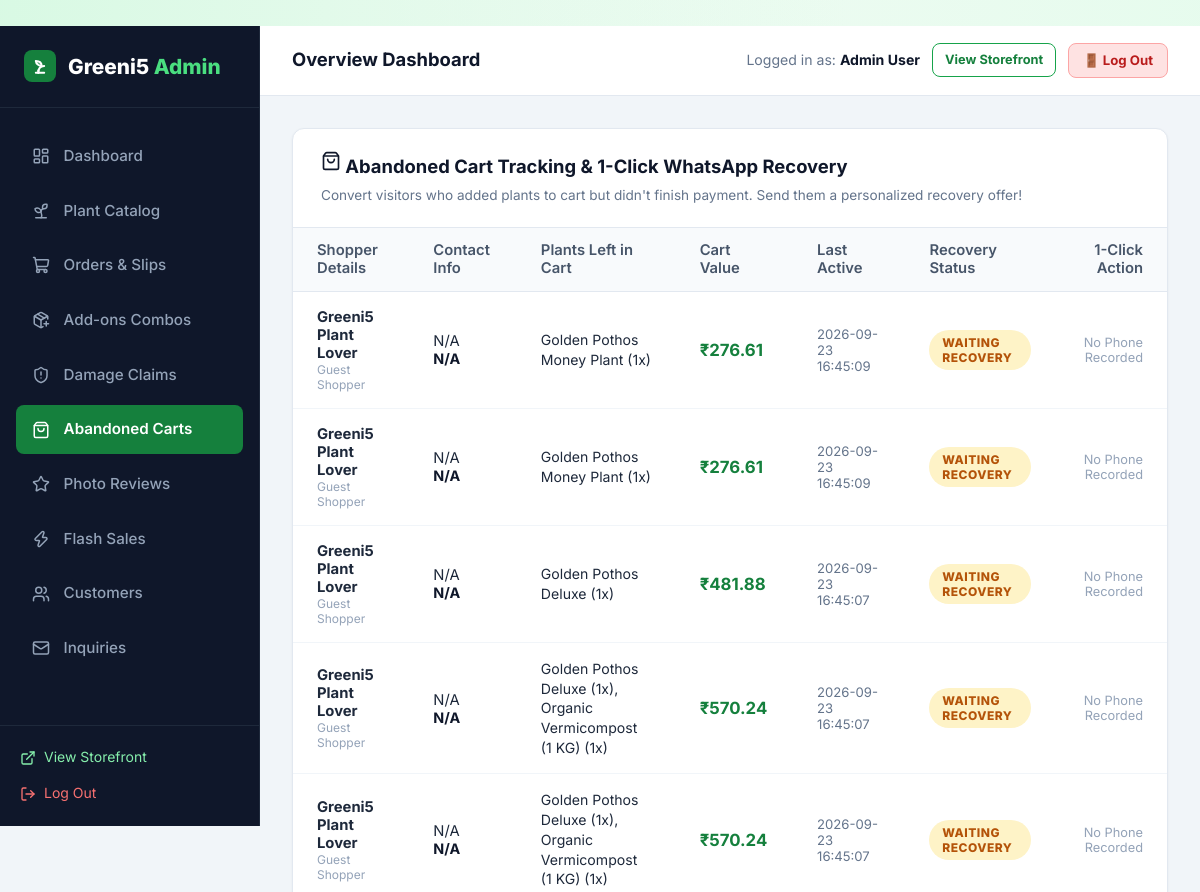
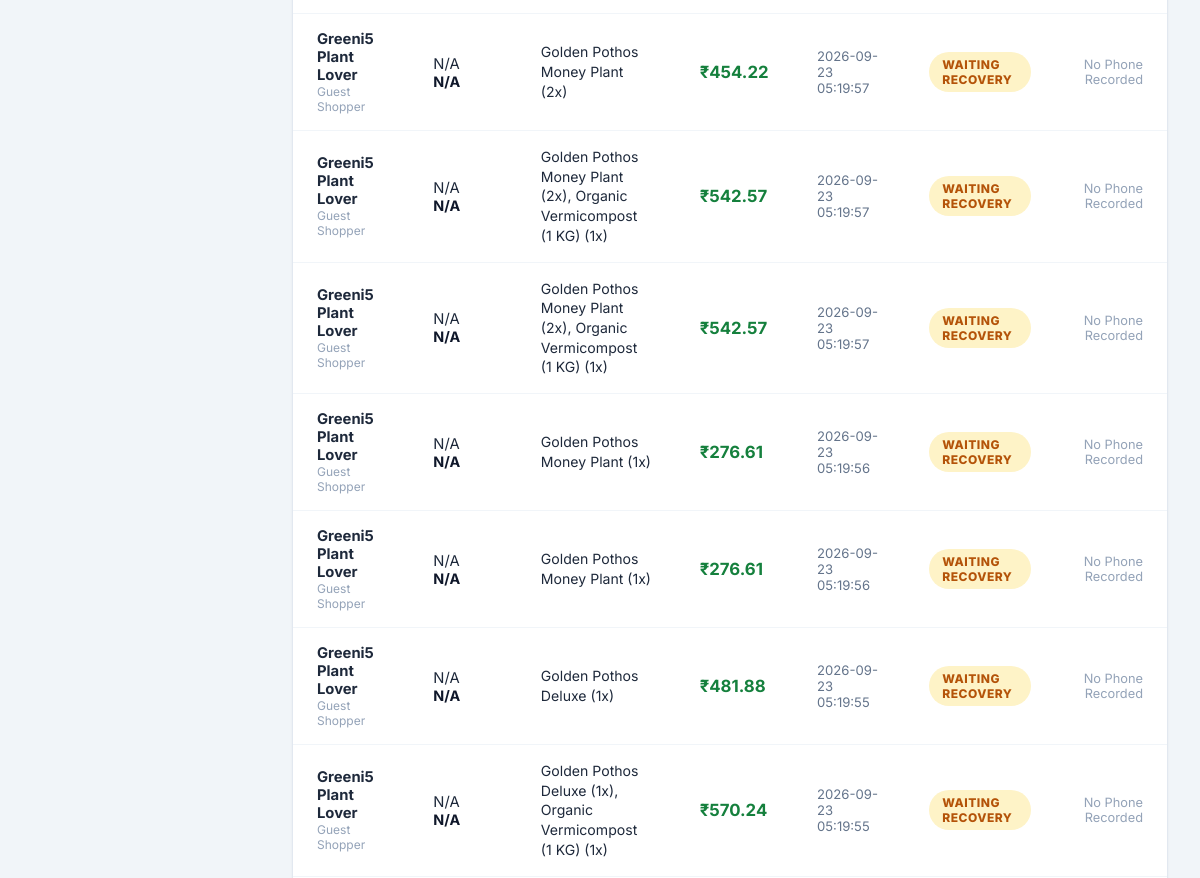
/admin/abandoned-carts (signed in, upper part), run on an earlier commit of the app's database (2 pictures, top to bottom).
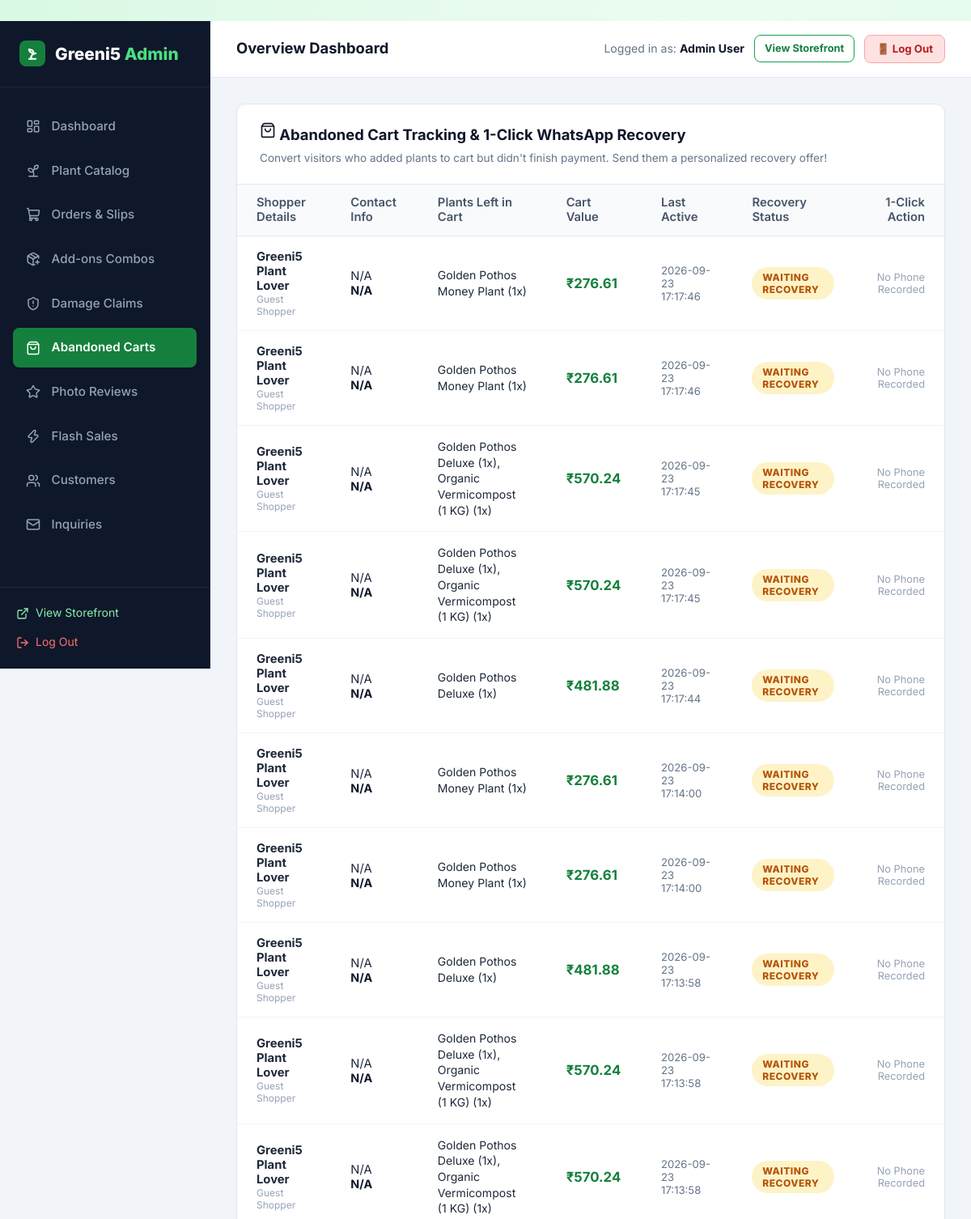
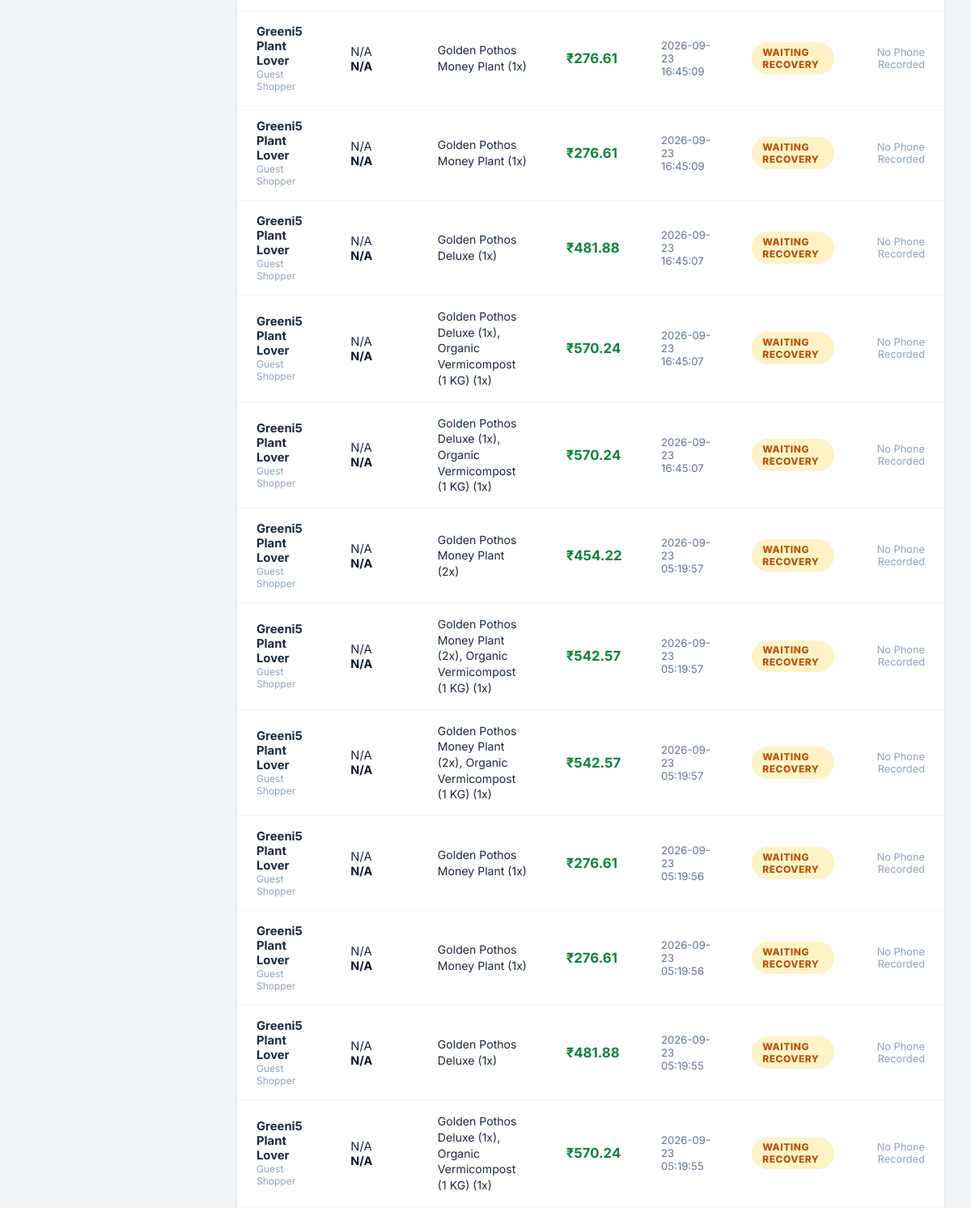
And on a later commit of the database (2 pictures, top to bottom).
### tables this page shows
CREATE TABLE users (
    id INTEGER PRIMARY KEY AUTOINCREMENT,
    name TEXT NOT NULL,
    email TEXT UNIQUE NOT NULL,
    password_hash TEXT NOT NULL,
    role TEXT NOT NULL DEFAULT 'customer',
    phone TEXT,
    created_at TIMESTAMP DEFAULT CURRENT_TIMESTAMP
);

CREATE TABLE abandoned_carts (
        id INTEGER PRIMARY KEY AUTOINCREMENT,
        user_id INTEGER,
        customer_name TEXT,
        email TEXT,
        phone TEXT,
        cart_items_json TEXT NOT NULL,
        total_amount REAL NOT NULL,
        recovered INTEGER DEFAULT 0,
        created_at TIMESTAMP DEFAULT CURRENT_TIMESTAMP,
        updated_at TIMESTAMP DEFAULT CURRENT_TIMESTAMP,
        FOREIGN KEY (user_id) REFERENCES users(id) ON DELETE SET NULL
    );

### app.py (the view)
@app.route('/admin/abandoned-carts')
@admin_required
def admin_abandoned_carts():
    carts_raw = query_db('SELECT * FROM abandoned_carts ORDER BY updated_at DESC')
    carts = []
    for c in carts_raw:
        item_list = []
        try:
            items = json.loads(c['cart_items_json'])
            if isinstance(items, list):
                item_list = [f"{it.get('name', 'Plant')} ({it.get('qty', 1)}x)" for it in items]
            else:
                item_list = [str(c['cart_items_json'])]
        except Exception:
            item_list = [str(c['cart_items_json'])]
        carts.append({
            'id': c['id'],
            'user_id': c['user_id'],
            'customer_name': c['customer_name'],
            'email': c['email'],
            'phone': c['phone'],
            'items_summary': ", ".join(item_list),
            'total_amount': c['total_amount'],
            'recovered': c['recovered'],
            'updated_at': c['updated_at']
        })
    return render_template('admin/abandoned_carts.html', carts=carts)

### app.py (called while the page is built)
@app.template_filter('currency')
def currency_filter(amount):
    try:
        val = float(amount)
        return f"₹{val:,.2f}".rstrip('0').rstrip('.') if val % 1 == 0 else f"₹{val:,.2f}"
    except (ValueError, TypeError):
        return f"₹{amount}"

def admin_required(f):
    @wraps(f)
    def decorated_function(*args, **kwargs):
        if 'user_id' not in session:
            flash('Admin authentication required.', 'warning')
            return redirect(url_for('login', next=request.url))
        user = query_db('SELECT role FROM users WHERE id = ?', (session['user_id'],), one=True)
        if not user or user['role'] != 'admin':
            flash('Access denied. Administrator privileges required.', 'danger')
            return redirect(url_for('index'))
        return f(*args, **kwargs)
    return decorated_function

### database.py (called while the page is built)
def get_db():
    db = getattr(g, '_database', None)
    if db is None:
        db = g._database = sqlite3.connect(DATABASE)
        db.row_factory = sqlite3.Row
        db.execute('PRAGMA foreign_keys = ON;')
    return db

def query_db(query, args=(), one=False):
    cur = get_db().execute(query, args)
    rv = cur.fetchall()
    cur.close()
    return (rv[0] if rv else None) if one else rv

### templates/admin/abandoned_carts.html (shortened to what this page needs)
﻿{% extends "admin/base_admin.html" %}
{% block admin_content %}
<div class="admin-card">
  <div class="admin-card-header" style="flex-wrap: wrap; gap: 1rem;">
    <div>
      <h3 class="admin-card-title"><i data-lucide="shopping-bag" style="width: 20px;"></i> Abandoned Cart Tracking & 1-Click WhatsApp Recovery</h3>
      <p style="font-size: 0.85rem; color: #64748b; margin-top: 4px;">Convert visitors who added plants to cart but didn't finish payment. Send them a personalized recovery offer!</p>
    </div>
  </div>
  <div class="table-responsive">
    <table class="admin-table">
      <thead>
        <tr>
          <th>Shopper Details</th>
          <th>Contact Info</th>
          <th>Plants Left in Cart</th>
          <th>Cart Value</th>
          <th>Last Active</th>
          <th>Recovery Status</th>
          <th style="text-align: right;">1-Click Action</th>
        </tr>
      </thead>
      <tbody>
        {% for cart in carts %}
        <tr>
          <td>
            <strong>{{ cart.customer_name or 'Greeni5 Plant Lover' }}</strong>
            {% if cart.user_id %}
              <div style="font-size: 0.75rem; color: #16a34a; font-weight: 600;">Registered Customer</div>
            {% else %}
              <div style="font-size: 0.75rem; color: #94a3b8;">Guest Shopper</div>
            {% endif %}
          </td>
          <td>
            <div>{{ cart.email or 'N/A' }}</div>
            <div style="font-weight: 700; color: #0f172a; font-size: 0.9rem;">{{ cart.phone or 'N/A' }}</div>
          </td>
          <td>
            <div style="font-size: 0.88rem; max-width: 250px; line-height: 1.4;">
              {{ cart.items_summary }}
            </div>
          </td>
          <td>
            <strong style="color: #15803d; font-size: 1.05rem;">{{ cart.total_amount | currency }}</strong>
          </td>
          <td style="font-size: 0.82rem; color: #64748b;">
            {{ cart.updated_at }}
          </td>
          <td>
            {% if cart.recovered %}
              <span class="badge badge-accepted">Converted Order!</span>
            {% else %}
              <span class="badge badge-pending">Waiting Recovery</span>
            {% endif %}
          </td>
          <td style="text-align: right;">
            {% if cart.phone and not cart.recovered %}
              {% set wa_phone = cart.phone | replace(' ', '') | replace('-', '') | replace('+', '') %}
              {% if not wa_phone.startswith('91') and wa_phone|length == 10 %}
                {% set wa_phone = '91' ~ wa_phone %}
              {% endif %}
              {% set msg = 'Hello ' ~ (cart.customer_name or 'Friend') ~ '! 🌿 We noticed you left some lovely plants in your Greeni5 nursery cart. Complete your order today and get 5% OFF using code GREEN5! Click here to complete: http://127.0.0.1:5000/cart' %}
              <a href="https://wa.me/{{ wa_phone }}?text={{ msg | urlencode }}" target="_blank" class="btn btn-sm" style="background: #22c55e; color: white; text-decoration: none; display: inline-flex; align-items: center; gap: 4px; padding: 6px 12px; border-radius: 6px; font-weight: 600;">
                <i data-lucide="message-circle" style="width: 14px;"></i> WhatsApp 5% Offer
              </a>
            {% elif cart.recovered %}
              <span style="color: #15803d; font-size: 0.85rem; font-weight: 700;">&#10004; Purchased</span>
            {% else %}
              <span style="color: #94a3b8; font-size: 0.8rem;">No Phone Recorded</span>
            {% endif %}
          </td>
        </tr>
        {% endfor %}
      </tbody>
    </table>
  </div>
</div>
{% endblock %}

### templates/admin/base_admin.html (shortened to what this page needs)
<!DOCTYPE html>
<html lang="en">
<head>
  <link rel="stylesheet" href="{{ url_for('static', filename='css/style.css') }}">
  <link rel="stylesheet" href="{{ url_for('static', filename='css/admin.css') }}">
</head>
<body>
<div class="admin-layout">
  <aside class="admin-sidebar">
    <div class="admin-brand">
      <div class="leaf-icon" style="width: 32px; height: 32px; background: #15803d; border-radius: 8px; display: flex; align-items: center; justify-content: center; color: white;">
        <svg width="20" height="20" viewBox="0 0 24 24" fill="none" stroke="#ffffff" stroke-width="2.4" stroke-linecap="round" stroke-linejoin="round">
          <path d="M7 20h10"/>
          <path d="M10 20c0-4.4 2-8 7-8"/>
          <path d="M14 12c-3.5 0-6.5-2.5-7-6 4 0 7 2 7 6Z" fill="rgba(255,255,255,0.25)"/>
          <path d="M10 20v-3"/>
        </svg>
      </div>
      <div>Greeni5 <span>Admin</span></div>
    </div>
    <ul class="admin-nav">
      <li>
        <a href="{{ url_for('admin_dashboard') }}" class="{{ 'active' if request.endpoint == 'admin_dashboard' else '' }}">
          <i data-lucide="layout-dashboard" style="width: 18px;"></i> Dashboard
        </a>
      </li>
      <li>
        <a href="{{ url_for('admin_plants') }}" class="{{ 'active' if request.endpoint in ['admin_plants', 'admin_plant_add', 'admin_plant_edit'] else '' }}">
          <i data-lucide="sprout" style="width: 18px;"></i> Plant Catalog
        </a>
      </li>
      <li>
        <a href="{{ url_for('admin_orders') }}" class="{{ 'active' if request.endpoint == 'admin_orders' else '' }}">
          <i data-lucide="shopping-cart" style="width: 18px;"></i> Orders & Slips
        </a>
      </li>
      <li>
        <a href="{{ url_for('admin_addons') }}" class="{{ 'active' if request.endpoint == 'admin_addons' else '' }}">
          <i data-lucide="package-plus" style="width: 18px;"></i> Add-ons Combos
        </a>
      </li>
      <li>
        <a href="{{ url_for('admin_replacements') }}" class="{{ 'active' if request.endpoint == 'admin_replacements' else '' }}">
          <i data-lucide="shield-alert" style="width: 18px;"></i> Damage Claims
        </a>
      </li>
      <li>
        <a href="{{ url_for('admin_abandoned_carts') }}" class="{{ 'active' if request.endpoint == 'admin_abandoned_carts' else '' }}">
          <i data-lucide="shopping-bag" style="width: 18px;"></i> Abandoned Carts
        </a>
      </li>
      <li>
        <a href="{{ url_for('admin_reviews') }}" class="{{ 'active' if request.endpoint == 'admin_reviews' else '' }}">
          <i data-lucide="star" style="width: 18px;"></i> Photo Reviews
        </a>
      </li>
      <li>
        <a href="{{ url_for('admin_promotions') }}" class="{{ 'active' if request.endpoint == 'admin_promotions' else '' }}">
          <i data-lucide="zap" style="width: 18px;"></i> Flash Sales
        </a>
      </li>
      <li>
        <a href="{{ url_for('admin_customers') }}" class="{{ 'active' if request.endpoint == 'admin_customers' else '' }}">
          <i data-lucide="users" style="width: 18px;"></i> Customers
        </a>
      </li>
      <li>
        <a href="{{ url_for('admin_messages') }}" class="{{ 'active' if request.endpoint == 'admin_messages' else '' }}">
          <i data-lucide="mail" style="width: 18px;"></i> Inquiries
        </a>
      </li>
    </ul>
    <div class="admin-sidebar-footer">
      <a href="{{ url_for('index') }}" style="display: flex; align-items: center; gap: 0.5rem; color: #86efac; font-size: 0.875rem; margin-bottom: 0.75rem;">
        <i data-lucide="external-link" style="width: 16px;"></i> View Storefront
      </a>
      <a href="{{ url_for('logout') }}" style="display: flex; align-items: center; gap: 0.5rem; color: #f87171; font-size: 0.875rem;">
        <i data-lucide="log-out" style="width: 16px;"></i> Log Out
      </a>
    </div>
  </aside>
  <div class="admin-main">
    <header class="admin-topbar">
      <div style="font-weight: 700; font-size: 1.15rem; color: #0f172a;">
        {% block page_title %}Overview Dashboard{% endblock %}
      </div>
      <div style="display: flex; align-items: center; gap: 0.75rem;">
        <span style="font-size: 0.88rem; color: #64748b;">Logged in as: <strong style="color: #0f172a;">{{ current_user.name }}</strong></span>
        <a href="{{ url_for('index') }}" class="btn btn-outline btn-sm" style="font-size: 0.8rem; padding: 6px 12px; border-radius: 8px;">
          View Storefront
        </a>
        <a href="{{ url_for('logout') }}" class="btn btn-sm" style="background: #fee2e2; color: #b91c1c; border: 1.5px solid #fca5a5; font-size: 0.825rem; padding: 6px 14px; border-radius: 8px; font-weight: 700; text-decoration: none;">
          🚪 Log Out
        </a>
      </div>
    </header>
    <main class="admin-content">
      {% block admin_content %}{% endblock %}
    </main>
  </div>
</div>
</body>
</html>

### static/css/style.css (style rules this page uses)
:root { --primary: #16a34a; --primary-hover: #15803d; --primary-glow: rgba(34, 197, 94, 0.4); --primary-light: rgba(220, 252, 231, 0.7); --primary-border: rgba(187, 247, 208, 0.8); --accent: #f59e0b; --text-main: #0e331c; --text-muted: #3d5e49; --text-light: #73947f; --glass-bg: rgba(255, 255, 255, 0.75); --glass-bg-hover: rgba(255, 255, 255, 0.9); --glass-bg-subtle: rgba(240, 253, 244, 0.65); --glass-border: rgba(255, 255, 255, 0.85); --glass-border-green: rgba(134, 239, 172, 0.5); --glass-shadow: 0 10px 30px 0 rgba(22, 101, 52, 0.07), inset 0 1px 1px 0 rgba(255, 255, 255, 0.9); --glass-shadow-hover: 0 18px 40px 0 rgba(22, 163, 74, 0.16), inset 0 1px 2px 0 rgba(255, 255, 255, 1); --glass-blur: blur(16px); --radius-sm: 10px; --radius: 16px; --radius-lg: 24px; --radius-full: 9999px; --transition: all 0.3s cubic-bezier(0.16, 1, 0.3, 1); }
*, *::before, *::after { box-sizing: border-box; margin: 0; padding: 0; }
body { font-family: 'Inter', system-ui, -apple-system, BlinkMacSystemFont, "Segoe UI", Roboto, sans-serif; background-color: #f1fbf4; background-image: radial-gradient(at 0% 0%, rgba(187, 247, 208, 0.45) 0px, transparent 50%), radial-gradient(at 100% 0%, rgba(220, 252, 231, 0.5) 0px, transparent 50%), radial-gradient(at 50% 50%, rgba(240, 253, 244, 0.6) 0px, transparent 60%), radial-gradient(at 100% 100%, rgba(187, 247, 208, 0.4) 0px, transparent 50%); background-attachment: fixed; color: var(--text-main); line-height: 1.6; min-height: 100vh; display: flex; flex-direction: column; }
a { color: inherit; text-decoration: none; transition: var(--transition); }
.btn { display: inline-flex; align-items: center; justify-content: center; gap: 0.5rem; padding: 0.72rem 1.6rem; border-radius: var(--radius-full); font-weight: 700; font-size: 0.95rem; border: 1px solid transparent; cursor: pointer; position: relative; overflow: hidden; transition: var(--transition); }
.btn-outline { background: rgba(255, 255, 255, 0.7); backdrop-filter: blur(8px); border: 1.5px solid var(--primary); color: #15803d; box-shadow: var(--shadow-sm); }
.btn-sm { padding: 0.45rem 1.05rem; font-size: 0.85rem; }
.badge { display: inline-flex; align-items: center; gap: 0.25rem; padding: 0.3rem 0.8rem; border-radius: var(--radius-full); font-size: 0.75rem; font-weight: 800; text-transform: uppercase; letter-spacing: 0.5px; backdrop-filter: blur(8px); }
.badge-pending { background: #fef3c7; color: #b45309; }

### static/css/admin.css (style rules this page uses)
.admin-sidebar { background: #0f172a; color: #f8fafc; display: flex; flex-direction: column; position: sticky; top: 0; height: 100vh; border-right: 1px solid #1e293b; }
.admin-brand { padding: 1.5rem; display: flex; align-items: center; gap: 0.75rem; font-size: 1.3rem; font-weight: 800; color: #ffffff; border-bottom: 1px solid #1e293b; }
.admin-brand span { color: #4ade80; }
.admin-nav { padding: 1.5rem 1rem; flex: 1; list-style: none; display: flex; flex-direction: column; gap: 0.4rem; }
.admin-nav a { display: flex; align-items: center; gap: 0.85rem; padding: 0.75rem 1rem; border-radius: 8px; color: #94a3b8; font-size: 0.95rem; font-weight: 500; transition: all 0.2s; }
.admin-nav a:hover, .admin-nav a.active { background: #1e293b; color: #ffffff; }
.admin-nav a.active { background: #15803d; color: #ffffff; font-weight: 600; }
.admin-sidebar-footer { padding: 1.25rem; border-top: 1px solid #1e293b; }
.admin-main { display: flex; flex-direction: column; min-width: 0; }
.admin-topbar { background: #ffffff; height: 70px; border-bottom: 1px solid #e2e8f0; display: flex; align-items: center; justify-content: space-between; padding: 0 2rem; position: sticky; top: 0; z-index: 50; }
.admin-content { padding: 2rem; flex: 1; }
.admin-card { background: #ffffff; border: 1px solid #e2e8f0; border-radius: 12px; overflow: hidden; box-shadow: 0 1px 3px rgba(0,0,0,0.05); margin-bottom: 2rem; }
.admin-card-header { padding: 1.25rem 1.75rem; border-bottom: 1px solid #e2e8f0; display: flex; align-items: center; justify-content: space-between; }
.admin-card-header h3 { font-size: 1.15rem; font-weight: 700; color: #0f172a; }
.table-responsive { width: 100%; overflow-x: auto; }
.admin-table { width: 100%; border-collapse: collapse; text-align: left; font-size: 0.925rem; }
.admin-table th { background: #f8fafc; padding: 0.85rem 1.5rem; font-weight: 600; color: #475569; border-bottom: 1px solid #e2e8f0; }
.admin-table td { padding: 1rem 1.5rem; border-bottom: 1px solid #f1f5f9; color: #1e293b; vertical-align: middle; }

What changed in the data, as far as the page shows it:
added abandoned_carts: customer_name "Greeni5 Plant Lover", email "N/A", phone "N/A", items_summary "Golden Pothos Money Plant (1x)", total_amount "₹276.61", updated_at "2026-09-23 17:17:46", recovered "WAITING RECOVERY"
added abandoned_carts: customer_name "Greeni5 Plant Lover", email "N/A", phone "N/A", items_summary "Golden Pothos Money Plant (1x)", total_amount "₹276.61", updated_at "2026-09-23 17:17:46", recovered "WAITING RECOVERY"
added abandoned_carts: customer_name "Greeni5 Plant Lover", email "N/A", phone "N/A", items_summary "Golden Pothos Deluxe (1x), Organic Vermicompost (1 KG) (1x)", total_amount "₹570.24", updated_at "2026-09-23 17:17:45", recovered "WAITING RECOVERY"
added abandoned_carts: customer_name "Greeni5 Plant Lover", email "N/A", phone "N/A", items_summary "Golden Pothos Deluxe (1x), Organic Vermicompost (1 KG) (1x)", total_amount "₹570.24", updated_at "2026-09-23 17:17:45", recovered "WAITING RECOVERY"
added abandoned_carts: customer_name "Greeni5 Plant Lover", email "N/A", phone "N/A", items_summary "Golden Pothos Deluxe (1x)", total_amount "₹481.88", updated_at "2026-09-23 17:17:44", recovered "WAITING RECOVERY"
added abandoned_carts: customer_name "Greeni5 Plant Lover", email "N/A", phone "N/A", items_summary "Golden Pothos Money Plant (1x)", total_amount "₹276.61", updated_at "2026-09-23 17:14:00", recovered "WAITING RECOVERY"
added abandoned_carts: customer_name "Greeni5 Plant Lover", email "N/A", phone "N/A", items_summary "Golden Pothos Money Plant (1x)", total_amount "₹276.61", updated_at "2026-09-23 17:14:00", recovered "WAITING RECOVERY"
added abandoned_carts: customer_name "Greeni5 Plant Lover", email "N/A", phone "N/A", items_summary "Golden Pothos Deluxe (1x)", total_amount "₹481.88", updated_at "2026-09-23 17:13:58", recovered "WAITING RECOVERY"
added abandoned_carts: customer_name "Greeni5 Plant Lover", email "N/A", phone "N/A", items_summary "Golden Pothos Deluxe (1x), Organic Vermicompost (1 KG) (1x)", total_amount "₹570.24", updated_at "2026-09-23 17:13:58", recovered "WAITING RECOVERY"
added abandoned_carts: customer_name "Greeni5 Plant Lover", email "N/A", phone "N/A", items_summary "Golden Pothos Deluxe (1x), Organic Vermicompost (1 KG) (1x)", total_amount "₹570.24", updated_at "2026-09-23 17:13:58", recovered "WAITING RECOVERY"
